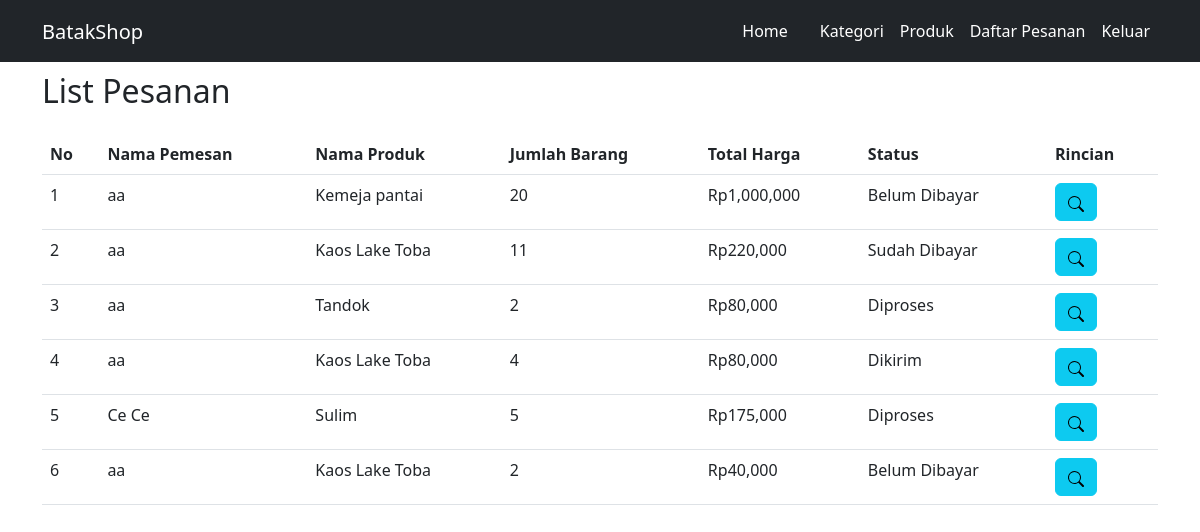
The app's page /admin/daftar_pesanan.php with its own data.
### tables this page shows
CREATE TABLE `pesanan` (
  `id_pesanan` int(10) NOT NULL AUTO_INCREMENT,
  `id_user` int(11) NOT NULL,
  `id_produk` int(11) NOT NULL,
  `kode_pos` int(10) NOT NULL,
  `kota` varchar(50) NOT NULL,
  `nama_rek` varchar(30) NOT NULL,
  `no_rek` int(12) NOT NULL,
  `bank` varchar(20) NOT NULL,
  `jenis_produk` varchar(100) NOT NULL,
  `harga_produk` int(20) DEFAULT NULL,
  `jumlah_produk` int(20) NOT NULL,
  `total_harga` int(20) DEFAULT NULL,
  `status` enum('Diproses','Dikirim','Diterima','Belum Dibayar','Sudah Dibayar','Ditolak') DEFAULT 'Belum Dibayar',
  `bukti_bayar` text DEFAULT NULL,
  PRIMARY KEY (`id_pesanan`),
  KEY `id_users` (`id_user`),
  KEY `id_produk` (`id_produk`),
  CONSTRAINT `pesanan_ibfk_1` FOREIGN KEY (`id_user`) REFERENCES `user` (`id`),
  CONSTRAINT `pesanan_ibfk_2` FOREIGN KEY (`id_produk`) REFERENCES `produk` (`id`)
);

CREATE TABLE `user` (
  `id` int(20) NOT NULL AUTO_INCREMENT,
  `nama` varchar(100) NOT NULL,
  `username` varchar(100) NOT NULL,
  `email` varchar(100) NOT NULL,
  `password` varchar(100) NOT NULL,
  `nomor_telepon` varchar(100) NOT NULL,
  `alamat` varchar(100) NOT NULL,
  `foto_profil` varchar(100) DEFAULT NULL,
  `status` varchar(100) DEFAULT 'user',
  PRIMARY KEY (`id`)
);

### admin/daftar_pesanan.php (the view, shortened to what this page needs)
<?php
    require "../koneksi.php";
    $queryPesanan = mysqli_query($conn, "SELECT *, user.nama as u_nama, pesanan.status as p_status FROM pesanan JOIN user ON user.id = pesanan.id_user");
    $jumlahPesanan = mysqli_num_rows($queryPesanan);
?>
<!DOCTYPE html>
<html lang="en">
<head>
    <link rel="stylesheet" type="text/css" href="../css/bootstrap.min.css">
</head>
<body>
    <?php require "navbar.php"; ?>
    <div class="container mt-4">
        <div class="mt-3">
            <h2> List Pesanan </h2>
            <div class="table-responsive mt-4">
                <table class="table">
                    <thead>
                        <tr>
                            <th> No </th>
                            <th> Nama Pemesan</th>
                            <th> Nama Produk </th>
                            <th> Jumlah Barang </th>
                            <th> Total Harga </th>
                            <th> Status </th>
                            <th> Rincian </th>
                        </tr>
                    </thead>
                    <tbody>
                          <?php
                            if($jumlahPesanan==0)
                            {
                        ?>
                                <tr>
                                     <td colspan = 6 class="text-center"> Data Produk Tidak Tersedia </td>
                                </tr>
                        <?php
                            }else
                                {
                                  $jumlah = 1;
                                   while($data=mysqli_fetch_array($queryPesanan))
                                {
                        ?>
                                        <tr>
                                        <td> <?php echo $jumlah; ?> </td>
                                        <td> <?php echo $data['u_nama']; ?> </td>
                                        <td> <?php echo $data['jenis_produk']; ?> </td>
                                        <td> <?php echo $data['jumlah_produk']; ?> </td>
                                        <td> Rp<?php echo number_format($data['total_harga']); ?> </td>
                                        <td> <?php echo $data['p_status']; ?> </td>
                                        <td>
                                            <a href="detail_pesanan.php?id=<?php echo $data['id_pesanan']; ?>"
                                            class="btn btn-info">
                                                <i class="bi bi-search">
                                                </i>
                                            </a>
                                        </td>
                                    </tr>
                        <?php
                                $jumlah++;
                                }
                            }
                        ?>
                    </tbody>
                </table>
            </div>
        </div>
    </div>
</body>
</html>

### records on screen
pesanan: id_user.nama "aa", jenis_produk "Kemeja pantai", jumlah_produk "20", total_harga "1,000,000", status "Belum Dibayar"
pesanan: id_user.nama "aa", jenis_produk "Kaos Lake Toba", jumlah_produk "11", total_harga "220,000", status "Sudah Dibayar"
pesanan: id_user.nama "aa", jenis_produk "Tandok", jumlah_produk "2", total_harga "80,000", status "Diproses"
pesanan: id_user.nama "aa", jenis_produk "Kaos Lake Toba", jumlah_produk "4", total_harga "80,000", status "Dikirim"
pesanan: id_user.nama "Ce Ce", jenis_produk "Sulim", jumlah_produk "5", total_harga "175,000", status "Diproses"
pesanan: id_user.nama "aa", jenis_produk "Kaos Lake Toba", jumlah_produk "2", total_harga "40,000", status "Belum Dibayar"
